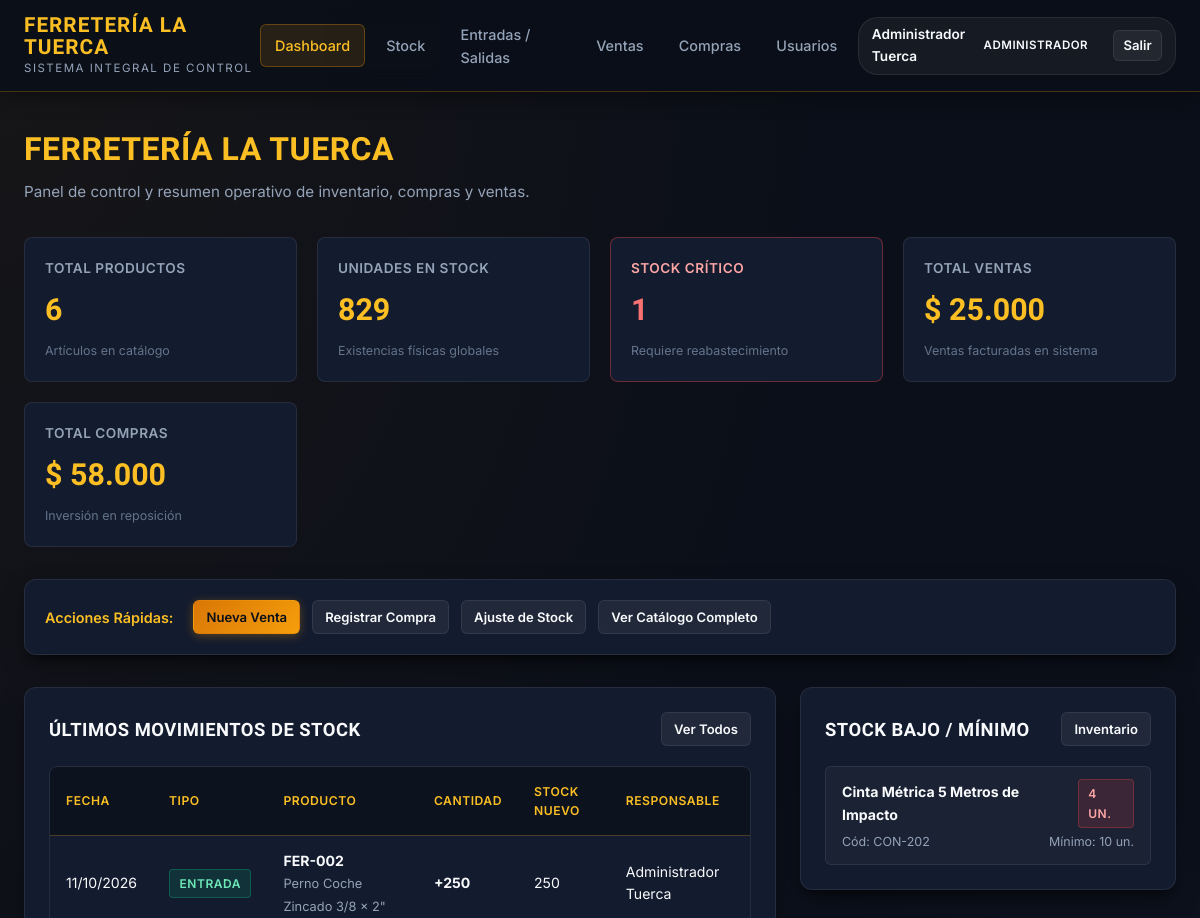
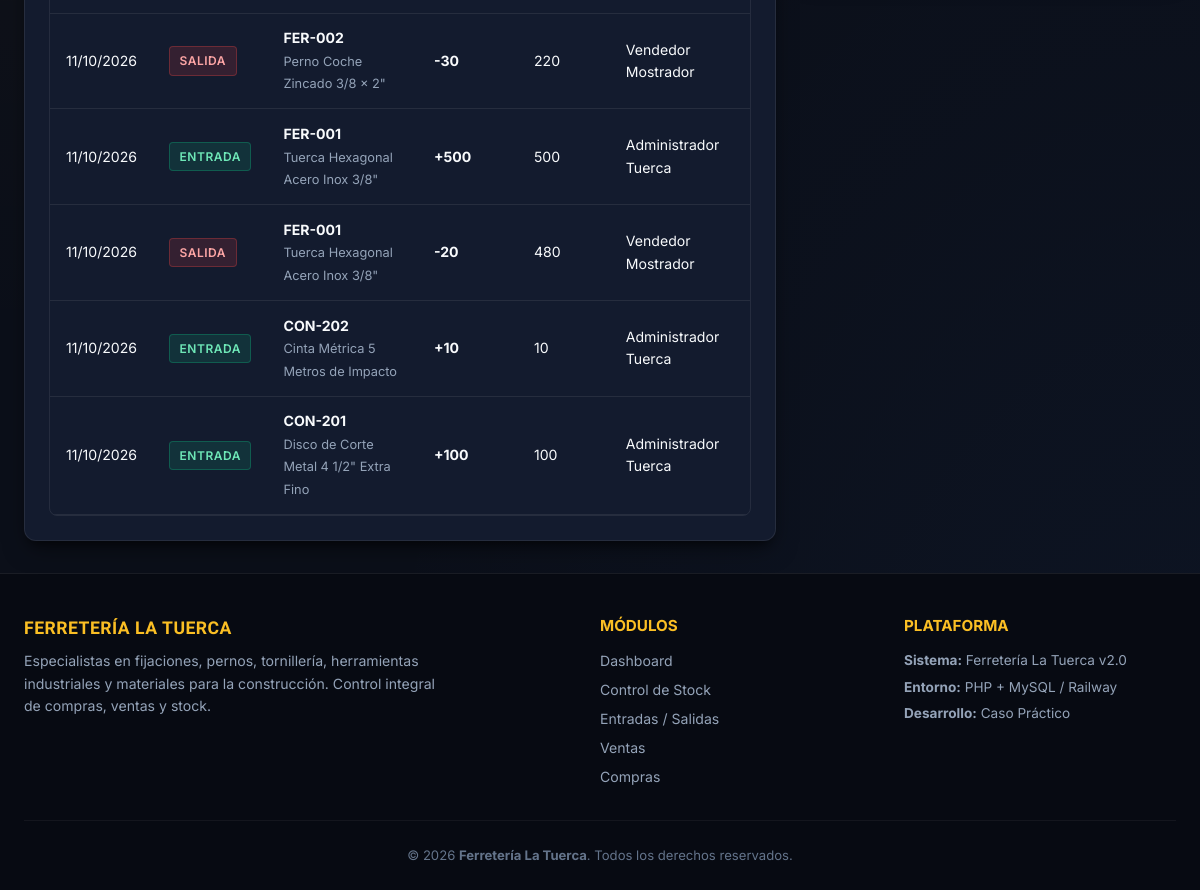
/index.php (signed in), run on the app's committed database (2 pictures, top to bottom).
### tables this page shows
CREATE TABLE `movimientos` (
  `id` INT AUTO_INCREMENT PRIMARY KEY,
  `producto_id` INT NOT NULL,
  `usuario_id` INT NOT NULL,
  `tipo` ENUM('entrada', 'salida', 'ajuste') NOT NULL,
  `cantidad` INT NOT NULL,
  `stock_anterior` INT NOT NULL,
  `stock_nuevo` INT NOT NULL,
  `motivo` VARCHAR(255) NOT NULL,
  `fecha` TIMESTAMP DEFAULT CURRENT_TIMESTAMP,
  CONSTRAINT `fk_mov_producto` FOREIGN KEY (`producto_id`) REFERENCES `productos` (`id`) ON DELETE CASCADE,
  CONSTRAINT `fk_mov_usuario` FOREIGN KEY (`usuario_id`) REFERENCES `usuarios` (`id`) ON DELETE RESTRICT
);

CREATE TABLE `productos` (
  `id` INT AUTO_INCREMENT PRIMARY KEY,
  `codigo` VARCHAR(50) NOT NULL UNIQUE,
  `nombre` VARCHAR(150) NOT NULL,
  `categoria` VARCHAR(80) NOT NULL DEFAULT 'Ferretería General',
  `descripcion` TEXT DEFAULT NULL,
  `precio_compra` DECIMAL(12,2) NOT NULL DEFAULT 0.00,
  `precio_venta` DECIMAL(12,2) NOT NULL DEFAULT 0.00,
  `stock` INT NOT NULL DEFAULT 0,
  `stock_minimo` INT NOT NULL DEFAULT 5,
  `unidad` VARCHAR(20) NOT NULL DEFAULT 'unidad',
  `creado_en` TIMESTAMP DEFAULT CURRENT_TIMESTAMP
);

CREATE TABLE `usuarios` (
  `id` INT AUTO_INCREMENT PRIMARY KEY,
  `nombre` VARCHAR(100) NOT NULL,
  `correo` VARCHAR(120) NOT NULL UNIQUE,
  `password` VARCHAR(255) NOT NULL,
  `rol` ENUM('administrador', 'vendedor', 'bodeguero') NOT NULL DEFAULT 'vendedor',
  `telefono` VARCHAR(25) DEFAULT NULL,
  `estado` ENUM('activo', 'inactivo') DEFAULT 'activo',
  `creado_en` TIMESTAMP DEFAULT CURRENT_TIMESTAMP
);

### includes/auth.php (called while the page is built, shortened)
<?php
function e($string) {
    return htmlspecialchars($string ?? '', ENT_QUOTES, 'UTF-8');
}
function formato_dinero($monto) {
    return '$ ' . number_format((float)$monto, 0, ',', '.');
}
function formato_fecha($fecha) {
    return date('d/m/Y', strtotime($fecha));
}
?>

### index.php (the view, shortened to what this page needs)
<?php
require_once __DIR__ . '/db/conexion.php';
require_once __DIR__ . '/includes/auth.php';
$totalProductos   = $pdo->query("SELECT COUNT(*) FROM productos")->fetchColumn();
$totalStock       = $pdo->query("SELECT COALESCE(SUM(stock), 0) FROM productos")->fetchColumn();
$bajoStock        = $pdo->query("SELECT COUNT(*) FROM productos WHERE stock <= stock_minimo")->fetchColumn();
$totalVentasMonto = $pdo->query("SELECT COALESCE(SUM(total), 0) FROM ventas WHERE estado = 'completada'")->fetchColumn();
$totalComprasMonto= $pdo->query("SELECT COALESCE(SUM(total), 0) FROM compras WHERE estado = 'recibida'")->fetchColumn();
$stmtMovs = $pdo->query("
    SELECT m.*, p.codigo, p.nombre AS producto_nombre, u.nombre AS usuario_nombre
    FROM movimientos m
    JOIN productos p ON m.producto_id = p.id
    JOIN usuarios u ON m.usuario_id = u.id
    ORDER BY m.fecha DESC
    LIMIT 6
");
$movimientosRecientes = $stmtMovs->fetchAll();
$stmtCriticos = $pdo->query("
    SELECT * FROM productos
    WHERE stock <= stock_minimo
    ORDER BY stock ASC
    LIMIT 5
");
$productosCriticos = $stmtCriticos->fetchAll();
require_once __DIR__ . '/includes/header.php';
?>
<div style="margin-bottom: 2rem;">
    <h1 style="font-size: 2rem; color: var(--gold-light); margin-bottom: 0.3rem;">Ferretería La Tuerca</h1>
    <p style="color: var(--text-secondary); font-size: 0.95rem;">Panel de control y resumen operativo de inventario, compras y ventas.</p>
</div>
<div class="metrics-grid">
    <div class="metric-card">
        <div class="metric-title">Total Productos</div>
        <div class="metric-value"><?php echo number_format($totalProductos); ?></div>
        <div class="metric-subtitle">Artículos en catálogo</div>
    </div>
    <div class="metric-card">
        <div class="metric-title">Unidades en Stock</div>
        <div class="metric-value"><?php echo number_format($totalStock); ?></div>
        <div class="metric-subtitle">Existencias físicas globales</div>
    </div>
    <div class="metric-card" style="<?php echo $bajoStock > 0 ? 'border-color: rgba(239, 68, 68, 0.4);' : ''; ?>">
        <div class="metric-title" style="<?php echo $bajoStock > 0 ? 'color: #fca5a5;' : ''; ?>">Stock Crítico</div>
        <div class="metric-value" style="<?php echo $bajoStock > 0 ? 'color: #f87171;' : ''; ?>"><?php echo number_format($bajoStock); ?></div>
        <div class="metric-subtitle"><?php echo $bajoStock > 0 ? 'Requiere reabastecimiento' : 'Stock en niveles óptimos'; ?></div>
    </div>
    <div class="metric-card">
        <div class="metric-title">Total Ventas</div>
        <div class="metric-value"><?php echo formato_dinero($totalVentasMonto); ?></div>
        <div class="metric-subtitle">Ventas facturadas en sistema</div>
    </div>
    <div class="metric-card">
        <div class="metric-title">Total Compras</div>
        <div class="metric-value"><?php echo formato_dinero($totalComprasMonto); ?></div>
        <div class="metric-subtitle">Inversión en reposición</div>
    </div>
</div>
<div class="data-card" style="margin-bottom: 2rem; padding: 1.25rem;">
    <div style="display: flex; gap: 0.75rem; flex-wrap: wrap; align-items: center;">
        <span style="font-weight: 600; color: var(--gold-light); font-size: 0.9rem; margin-right: 0.5rem;">Acciones Rápidas:</span>
        <a href="ventas.php" class="btn btn-primary btn-sm">Nueva Venta</a>
        <a href="compras.php" class="btn btn-secondary btn-sm">Registrar Compra</a>
        <a href="movimientos.php" class="btn btn-secondary btn-sm">Ajuste de Stock</a>
        <a href="stock.php" class="btn btn-secondary btn-sm">Ver Catálogo Completo</a>
    </div>
</div>
<div style="display: grid; grid-template-columns: 2fr 1fr; gap: 1.5rem; align-items: start;">
    <div class="data-card">
        <div style="display: flex; justify-content: space-between; align-items: center; margin-bottom: 1.25rem;">
            <h3 style="font-size: 1.15rem; color: var(--text-primary);">Últimos Movimientos de Stock</h3>
            <a href="movimientos.php" class="btn btn-secondary btn-sm">Ver Todos</a>
        </div>
        <div class="table-responsive">
            <table class="custom-table">
                <thead>
                    <tr>
                        <th>Fecha</th>
                        <th>Tipo</th>
                        <th>Producto</th>
                        <th>Cantidad</th>
                        <th>Stock Nuevo</th>
                        <th>Responsable</th>
                    </tr>
                </thead>
                <tbody>
                    <?php if (empty($movimientosRecientes)): ?>
                        <tr><td colspan="6" style="text-align: center; color: var(--text-muted);">No hay movimientos registrados aún.</td></tr>
                    <?php else: ?>
                        <?php foreach ($movimientosRecientes as $mov): ?>
                            <tr>
                                <td><?php echo formato_fecha($mov['fecha']); ?></td>
                                <td>
                                    <?php if ($mov['tipo'] === 'entrada'): ?>
                                        <span class="badge badge-success">Entrada</span>
                                    <?php elseif ($mov['tipo'] === 'salida'): ?>
                                        <span class="badge badge-danger">Salida</span>
                                    <?php else: ?>
                                        <span class="badge badge-warning">Ajuste</span>
                                    <?php endif; ?>
                                </td>
                                <td>
                                    <strong><?php echo e($mov['codigo']); ?></strong><br>
                                    <span style="color: var(--text-secondary); font-size: 0.8rem;"><?php echo e($mov['producto_nombre']); ?></span>
                                </td>
                                <td><strong><?php echo ($mov['tipo'] === 'salida' ? '-' : '+') . number_format($mov['cantidad']); ?></strong></td>
                                <td><?php echo number_format($mov['stock_nuevo']); ?></td>
                                <td><?php echo e($mov['usuario_nombre']); ?></td>
                            </tr>
                        <?php endforeach; ?>
                    <?php endif; ?>
                </tbody>
            </table>
        </div>
    </div>
    <div class="data-card">
        <div style="display: flex; justify-content: space-between; align-items: center; margin-bottom: 1.25rem;">
            <h3 style="font-size: 1.15rem; color: var(--text-primary);">Stock Bajo / Mínimo</h3>
            <a href="stock.php" class="btn btn-secondary btn-sm">Inventario</a>
        </div>
        <?php if (empty($productosCriticos)): ?>
            <p style="color: var(--text-muted); font-size: 0.88rem;">Todos los productos tienen existencias suficientes.</p>
        <?php else: ?>
            <div style="display: flex; flex-direction: column; gap: 0.75rem;">
                <?php foreach ($productosCriticos as $prod): ?>
                    <div style="background: rgba(255, 255, 255, 0.03); border: 1px solid var(--border-light); border-radius: var(--radius-sm); padding: 0.75rem 1rem;">
                        <div style="display: flex; justify-content: space-between; align-items: center; margin-bottom: 0.25rem;">
                            <strong style="color: var(--text-primary); font-size: 0.88rem;"><?php echo e($prod['nombre']); ?></strong>
                            <span class="badge badge-danger"><?php echo $prod['stock']; ?> un.</span>
                        </div>
                        <div style="font-size: 0.78rem; color: var(--text-secondary); display: flex; justify-content: space-between;">
                            <span>Cód: <?php echo e($prod['codigo']); ?></span>
                            <span>Mínimo: <?php echo $prod['stock_minimo']; ?> un.</span>
                        </div>
                    </div>
                <?php endforeach; ?>
            </div>
        <?php endif; ?>
    </div>
</div>
<?php require_once __DIR__ . '/includes/footer.php'; ?>

### includes/header.php (shortened to what this page needs)
<?php
require_once __DIR__ . '/../includes/auth.php';
$currentPage = basename($_SERVER['PHP_SELF']);
$userName = $_SESSION['usuario_nombre'] ?? 'Invitado';
$userRole = $_SESSION['usuario_rol'] ?? 'vendedor';
$isLoggedIn = isset($_SESSION['usuario_id']);
?>
<!DOCTYPE html>
<html lang="es">
<head>
    <link rel="stylesheet" href="css/styles.css">
</head>
<body>
<header class="app-header">
    <div class="nav-container">
        <a href="index.php" class="brand-logo" id="headerLogoLink">
            <div>
                <div class="brand-text-title brand-font">FERRETERÍA LA TUERCA</div>
                <div class="brand-text-sub">SISTEMA INTEGRAL DE CONTROL</div>
            </div>
        </a>
        <nav>
            <ul class="nav-menu">
                <?php if ($isLoggedIn): ?>
                <li>
                    <a href="index.php" class="nav-link <?php echo ($currentPage == 'index.php') ? 'active' : ''; ?>" id="navInicio">
                        Dashboard
                    </a>
                </li>
                <li>
                    <a href="stock.php" class="nav-link <?php echo ($currentPage == 'stock.php') ? 'active' : ''; ?>" id="navStock">
                        Stock
                    </a>
                </li>
                <li>
                    <a href="movimientos.php" class="nav-link <?php echo ($currentPage == 'movimientos.php') ? 'active' : ''; ?>" id="navMovimientos">
                        Entradas / Salidas
                    </a>
                </li>
                <li>
                    <a href="ventas.php" class="nav-link <?php echo ($currentPage == 'ventas.php') ? 'active' : ''; ?>" id="navVentas">
                        Ventas
                    </a>
                </li>
                <li>
                    <a href="compras.php" class="nav-link <?php echo ($currentPage == 'compras.php') ? 'active' : ''; ?>" id="navCompras">
                        Compras
                    </a>
                </li>
                <?php if ($userRole === 'administrador'): ?>
                <li>
                    <a href="usuarios.php" class="nav-link <?php echo ($currentPage == 'usuarios.php') ? 'active' : ''; ?>" id="navUsuarios">
                        Usuarios
                    </a>
                </li>
                <?php endif; ?>
                <li>
                    <div class="user-profile-badge">
                        <span style="font-size: 0.85rem; font-weight: 600;"><?php echo e($userName); ?></span>
                        <span class="role-tag role-<?php echo e($userRole); ?>">
                            <?php echo e(ucfirst($userRole)); ?>
                        </span>
                        <a href="logout.php" class="btn btn-secondary btn-sm" style="margin-left: 0.4rem; padding: 0.25rem 0.6rem;" title="Cerrar Sesión">
                            Salir
                        </a>
                    </div>
                </li>
                <?php endif; ?>
            </ul>
        </nav>
    </div>
</header>
<main class="main-content">

### includes/footer.php (shortened to what this page needs)
</main>
<footer class="app-footer">
    <div class="footer-inner">
        <div class="footer-brand">
            <h4 class="brand-font" style="color: var(--gold-light); font-size: 1.1rem; margin-bottom: 0.5rem;">Ferretería La Tuerca</h4>
            <p style="color: var(--text-secondary); font-size: 0.88rem; max-width: 420px;">
                Especialistas en fijaciones, pernos, tornillería, herramientas industriales y materiales para la construcción. Control integral de compras, ventas y stock.
            </p>
        </div>
        <div>
            <h5 style="color: var(--gold-light); margin-bottom: 0.75rem; font-size: 0.95rem; text-transform: uppercase;">Módulos</h5>
            <ul style="list-style: none; font-size: 0.88rem; display: flex; flex-direction: column; gap: 0.4rem;">
                <li><a href="index.php" style="color: var(--text-secondary); text-decoration: none;">Dashboard</a></li>
                <li><a href="stock.php" style="color: var(--text-secondary); text-decoration: none;">Control de Stock</a></li>
                <li><a href="movimientos.php" style="color: var(--text-secondary); text-decoration: none;">Entradas / Salidas</a></li>
                <li><a href="ventas.php" style="color: var(--text-secondary); text-decoration: none;">Ventas</a></li>
                <li><a href="compras.php" style="color: var(--text-secondary); text-decoration: none;">Compras</a></li>
            </ul>
        </div>
        <div>
            <h5 style="color: var(--gold-light); margin-bottom: 0.75rem; font-size: 0.95rem; text-transform: uppercase;">Plataforma</h5>
            <p style="font-size: 0.85rem; color: var(--text-secondary); margin-bottom: 0.3rem;"><strong>Sistema:</strong> Ferretería La Tuerca v2.0</p>
            <p style="font-size: 0.85rem; color: var(--text-secondary); margin-bottom: 0.3rem;"><strong>Entorno:</strong> PHP + MySQL / Railway</p>
            <p style="font-size: 0.85rem; color: var(--text-secondary);"><strong>Desarrollo:</strong> Caso Práctico</p>
        </div>
    </div>
    <div class="footer-copy">
        <p>&copy; <?php echo date('Y'); ?> <strong>Ferretería La Tuerca</strong>. Todos los derechos reservados.</p>
    </div>
</footer>
</body>
</html>

### data on the page
movimientos: fecha "11/10/2026", tipo "ENTRADA", producto.codigo "FER-002", producto.nombre "Perno Coche Zincado 3/8 x 2\"", cantidad "250", stock_nuevo "250", usuario.nombre "Administrador Tuerca"
movimientos: fecha "11/10/2026", tipo "SALIDA", producto.codigo "FER-002", producto.nombre "Perno Coche Zincado 3/8 x 2\"", cantidad "30", stock_nuevo "220", usuario.nombre "Vendedor Mostrador"
movimientos: fecha "11/10/2026", tipo "ENTRADA", producto.codigo "FER-001", producto.nombre "Tuerca Hexagonal Acero Inox 3/8\"", cantidad "500", stock_nuevo "500", usuario.nombre "Administrador Tuerca"
movimientos: fecha "11/10/2026", tipo "SALIDA", producto.codigo "FER-001", producto.nombre "Tuerca Hexagonal Acero Inox 3/8\"", cantidad "20", stock_nuevo "480", usuario.nombre "Vendedor Mostrador"
movimientos: fecha "11/10/2026", tipo "ENTRADA", producto.codigo "CON-202", producto.nombre "Cinta Métrica 5 Metros de Impacto", cantidad "10", stock_nuevo "10", usuario.nombre "Administrador Tuerca"
movimientos: fecha "11/10/2026", tipo "ENTRADA", producto.codigo "CON-201", producto.nombre "Disco de Corte Metal 4 1/2\" Extra Fino", cantidad "100", stock_nuevo "100", usuario.nombre "Administrador Tuerca"
productos: nombre "Cinta Métrica 5 Metros de Impacto", stock "4", codigo "CON-202", stock_minimo "10"

### other printed values
$userName "Administrador Tuerca"
$userRole "ADMINISTRADOR"
$totalProductos "6"
$totalStock "829"
$bajoStock "1"
formato_dinero($totalVentasMonto) "$ 25.000"
formato_dinero($totalComprasMonto) "$ 58.000"
